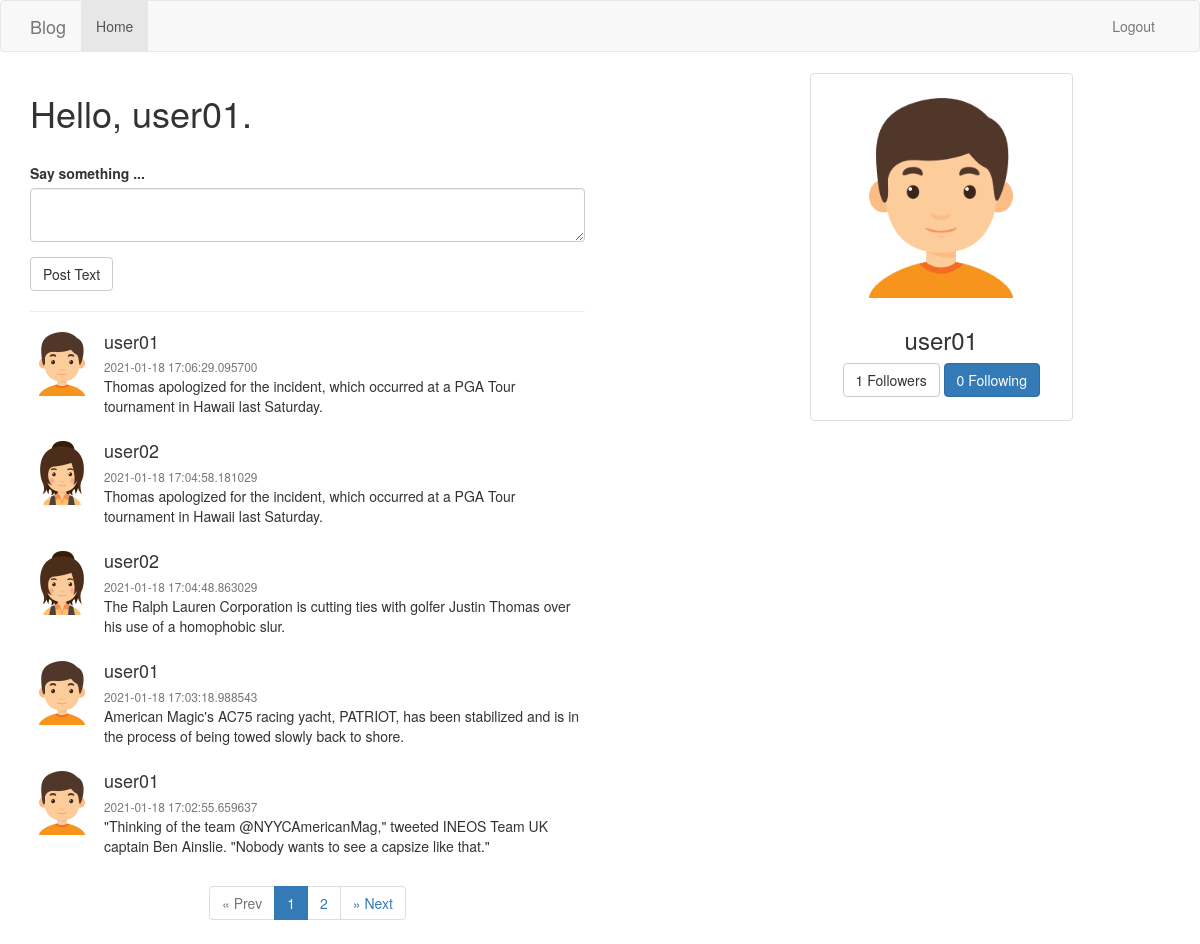
Screenshot of / (signed in) with the database file from the repository.
### app/models.py (models this page shows, shortened)
class User(db.Model, UserMixin):
    id = db.Column(db.Integer, primary_key=True)
    username = db.Column(db.String(20), unique=True, nullable=False)
    password = db.Column(db.String(20), nullable=False)
    email = db.Column(db.String(120), unique=True, nullable=False)
    avatar_img = db.Column(db.String(120), default='/static/assets/default_avatar.png', nullable=False)
    posts = db.relationship('Post', backref=db.backref('author', lazy=True))
    followed = db.relationship(
        'User', secondary=followers,
        primaryjoin=(followers.c.follower_id == id),
        secondaryjoin=(followers.c.followed_id == id),
        backref=db.backref('followers', lazy=True),
        lazy=True
    )

class Post(db.Model):
        id = db.Column(db.Integer, primary_key=True)
        body = db.Column(db.String(140), nullable=False)
        timestamp = db.Column(db.DateTime, default=datetime.utcnow)
        user_id = db.Column(db.Integer, db.ForeignKey('user.id'), nullable=False)

### app/routes.py (the view)
@app.route('/', methods=['GET','POST'])
@login_required
def index():
    form = PostTweetForm()
    if form.validate_on_submit():
        body = form.text.data
        post = Post(body=body)
        current_user.posts.append(post)
        db.session.commit()
        flash('You have post a new tweet', category='success')
    n_followers = len(current_user.followers)
    n_followed = len(current_user.followed)
    page = request.args.get('page', 1, type=int)
    posts = Post.query.order_by(Post.timestamp.desc()).paginate(page, 5, False)
    return render_template('index.html', form=form, posts=posts, n_followers=n_followers, n_followed=n_followed)

### app/forms.py
class PostTweetForm(FlaskForm):
    text = TextAreaField('Say something ...', validators=[DataRequired(), Length(min=1, max=140)])
    submit = SubmitField('Post Text')

### app/models.py (called while the page is built)
@login.user_loader
def load_user(user_id):
    return User.query.filter_by(id=user_id).first()

### app/templates/index.html
{% extends "base.html" %}
{% block blog_content %}
  <div class="row">
    <div class="col-md-6">
      <h1>Hello, {{ current_user.username }}.</h1>
      <br>
      {% import 'bootstrap/wtf.html' as wtf %}
      {{ wtf.quick_form(form) }}
      <hr>
      {% include 'post_content.html' %}
    </div>
    <div class="col-md-3 col-md-offset-2">
      <div class="thumbnail text-center">
        <br>
        <img src="{{ current_user.avatar_img }}" alt="avatar" width="200px">
        <div class="caption">
          <h3>{{ current_user.username }}</h3>
          <p>
            <a href="#" class="btn btn-default" role="button">{{ n_followers }} Followers</a>
            <a href="#" class="btn btn-primary" role="button">{{ n_followed }} Following</a>
          </p>
        </div>
      </div>
    </div>
  </div>
{% endblock %}

### app/templates/base.html (shortened to what this page needs)
{% extends "bootstrap/base.html" %}
{% block navbar %}
    {% include 'navbar.html' %}
{% endblock %}
{% block content %}
    <div class="container">
        <div class="row">
            <div class="col-md-6">
            </div>
        </div>
        {% block blog_content %}
        {% endblock %}
    </div>
{% endblock %}

### app/templates/navbar.html (shortened to what this page needs)
<nav class="navbar navbar-default">
    <div class="container">
      <div class="navbar-header">
        <a class="navbar-brand" href="{{ url_for('index') }}">Blog</a>
      </div>
      <div class="collapse navbar-collapse" id="bs-example-navbar-collapse-1">
        <ul class="nav navbar-nav">
          <li class="{% if request.endpoint == 'index' %}active{% endif %}"><a href="{{ url_for('index') }}">Home</a></li>
        </ul>
        <ul class="nav navbar-nav navbar-right">
          {% if not current_user.is_authenticated %}
            <li class="{% if request.endpoint == 'register' %}active{% endif %}"><a href="{{ url_for('register') }}">Register</a></li>
            <li class="{% if request.endpoint == 'login' %}active{% endif %}"><a href="{{ url_for('login') }}">Login</a></li>
          {% else %}
            <li class="{% if request.endpoint == 'logout' %}active{% endif %}"><a href="{{ url_for('logout') }}">Logout</a></li>
          {% endif %}
        </ul>
      </div>
    </div>
  </nav>

### app/templates/post_content.html
{% for post in posts.items %}
    <div class="media">
        <div class="media-left">
            <a href="{{ url_for('user_page', username=post.author.username) }}">
            <img class="media-object" src="{{ post.author.avatar_img }}" alt="avatar" width="64px" >
            </a>
        </div>
        <div class="media-body">
            <h4 class="media-heading">{{ post.author.username }}</h4>
            <small class="text-muted">{{ post.timestamp }}</small>
            <p>{{ post.body }}</p>
        </div>
    </div>
{% endfor %}
<nav aria-label="Page navigation">
    <center>
        <ul class="pagination">
            <li class="{% if not posts.has_prev %}disabled{% endif %}">
                <a href="{{ url_for('index', page=posts.prev_num) }}" aria-label="Previous">
                    <span aria-hidden="true">&laquo; Prev</span>
                </a>
            </li>
            {% for i in posts.iter_pages(left_edge=2, left_current=1, right_current=2, right_edge=2) %}
                {% if i %}
                    <li class="{% if i==posts.page %}active{% endif %}"><a href="{{ url_for('index', page=i) }}">{{ i }}</a></li>
                {% else %}
                    <li class="disabled"><a href="#">...</a></li>
                {% endif %}
            {% endfor %}
            <li class="{% if not posts.has_next %}disabled{% endif %}">
                <a href="{{ url_for('index', page=posts.next_num) }}" aria-label="Next">
                    <span aria-hidden="true">&raquo; Next</span>
                </a>
            </li>
        </ul>
    </center>
</nav>

### rows the page displays
User: username "user01", avatar_img (placeholder picture)
Post: author.avatar_img (placeholder picture), author.username "user01", timestamp "2021-01-18 17:06:29.095700", body "Thomas apologized for the incident, which occurred at a PGA Tour tournament in Hawaii last Saturday."
Post: author.avatar_img (picture), author.username "user02", timestamp "2021-01-18 17:04:58.181029", body "Thomas apologized for the incident, which occurred at a PGA Tour tournament in Hawaii last Saturday."
Post: author.avatar_img (picture), author.username "user02", timestamp "2021-01-18 17:04:48.863029", body "The Ralph Lauren Corporation is cutting ties with golfer Justin Thomas over his use of a homophobic slur."
Post: author.avatar_img (placeholder picture), author.username "user01", timestamp "2021-01-18 17:03:18.988543", body "American Magic's AC75 racing yacht, PATRIOT, has been stabilized and is in the process of being towed slowly back to shore."
Post: author.avatar_img (placeholder picture), author.username "user01", timestamp "2021-01-18 17:02:55.659637", body "\"Thinking of the team @NYYCAmericanMag,\" tweeted INEOS Team UK captain Ben Ainslie. \"Nobody wants to see a capsize like that.\""

### other values shown
{{ i }} "1" "2"
{{ n_followers }} "1"
{{ n_followed }} "0"
